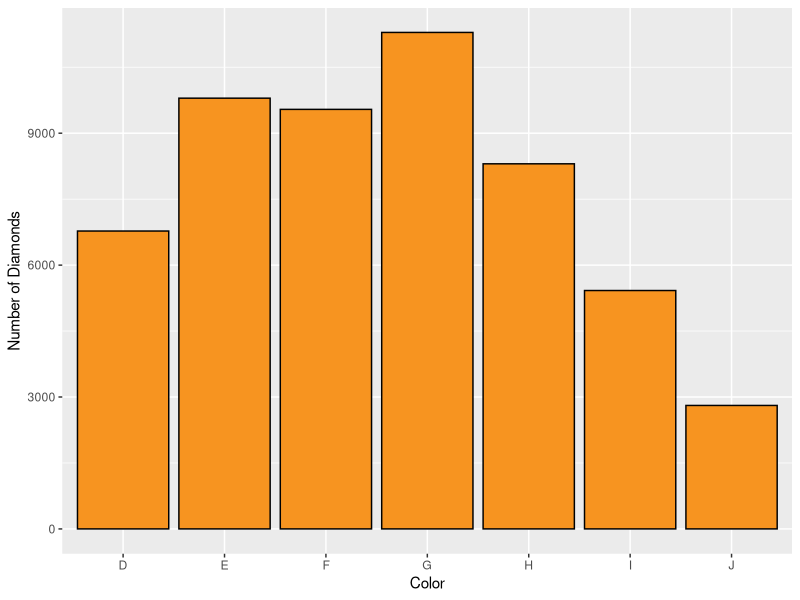
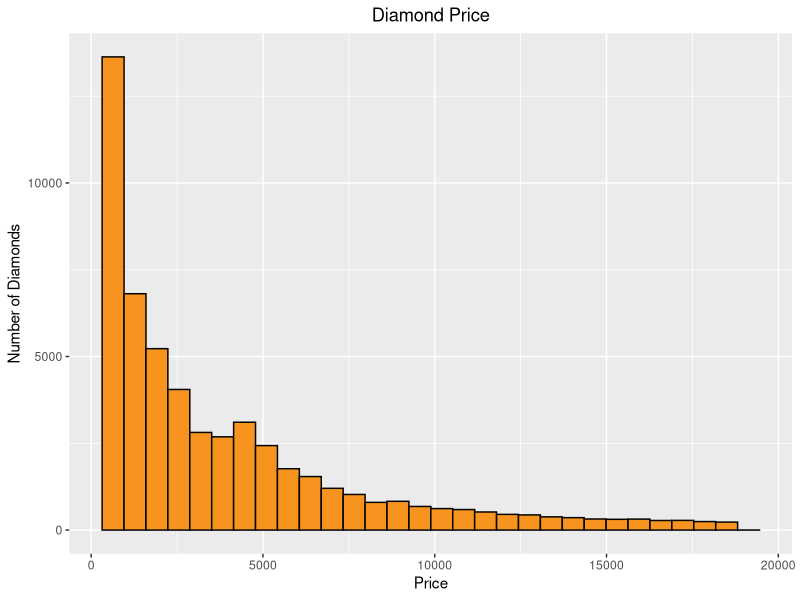
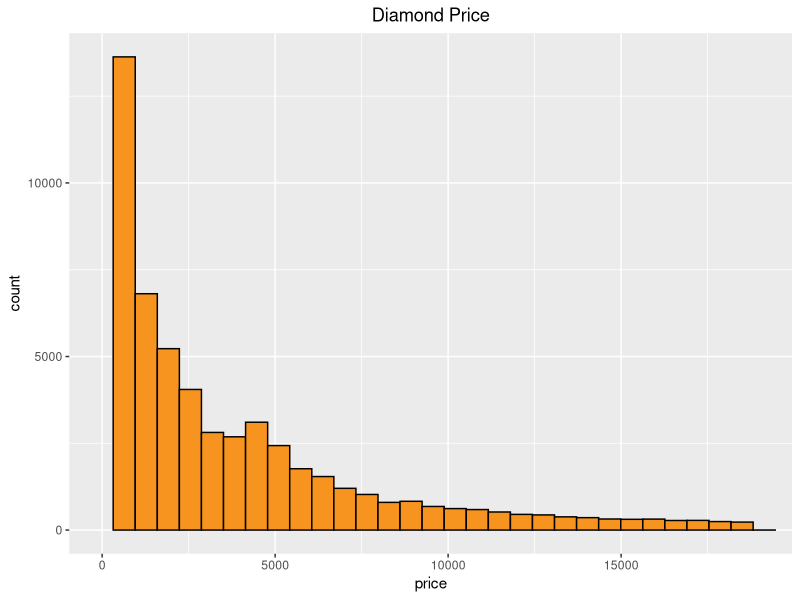
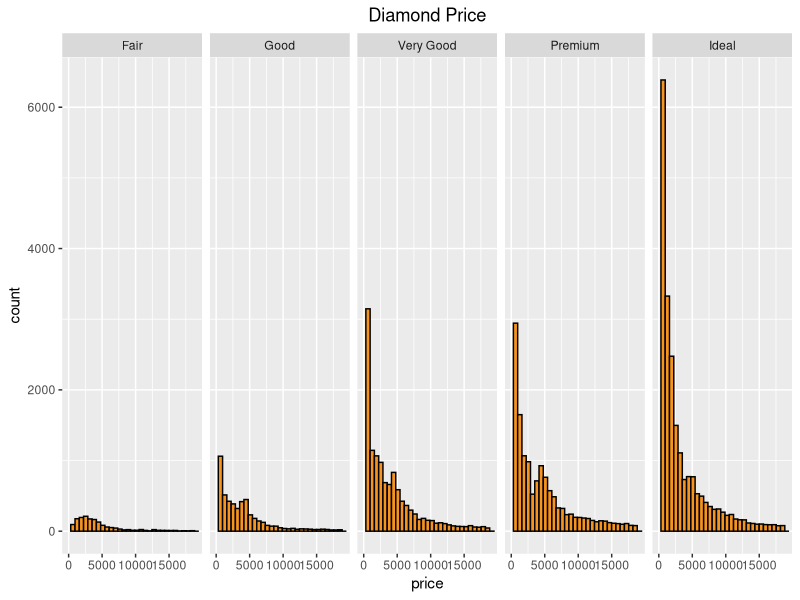
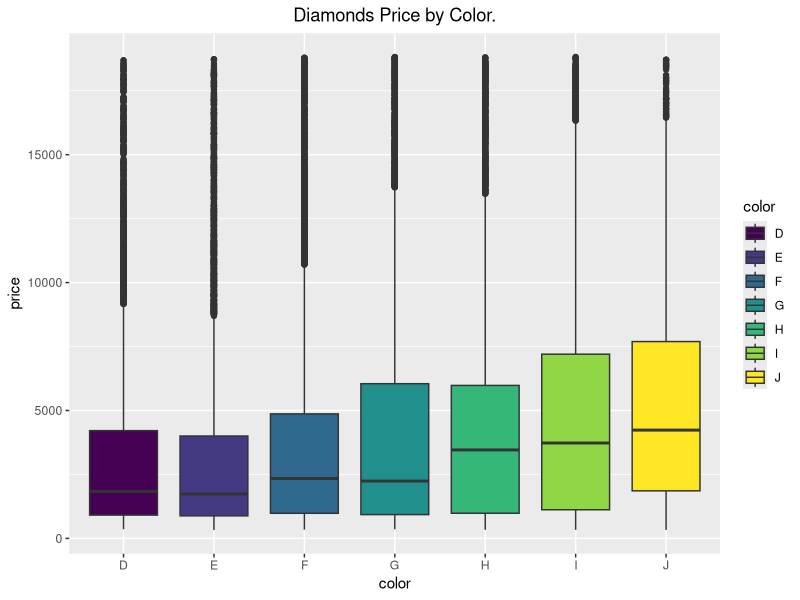
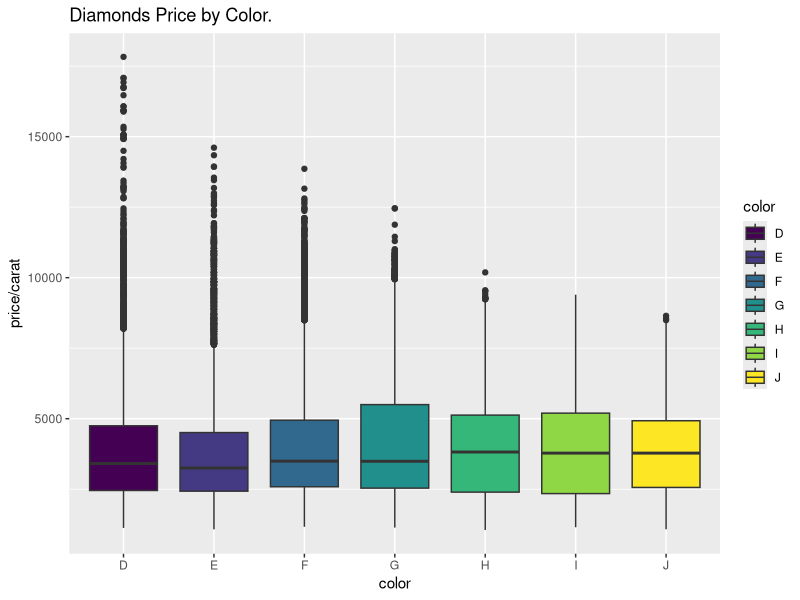
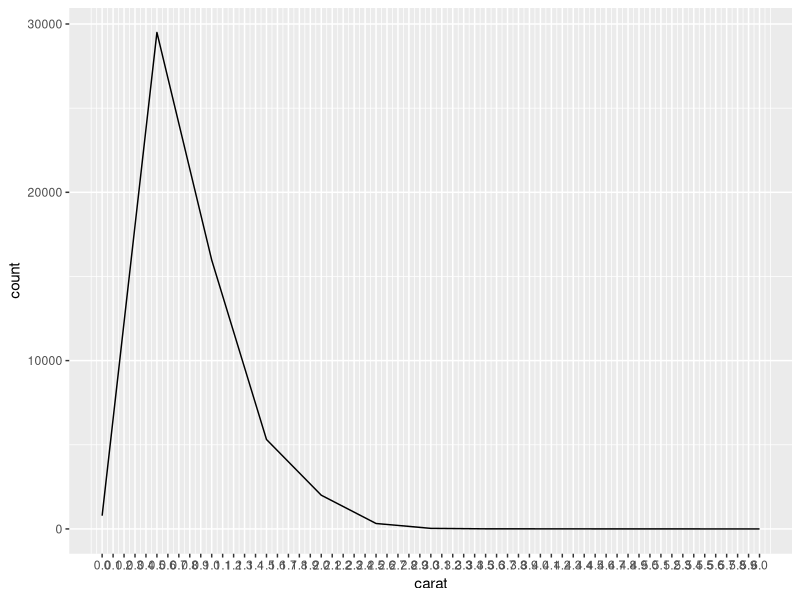

Source code (R) for these figures, in order:
## ---- chunk 1

library(ggplot2)
data(diamonds)
names(diamonds)
## ---- chunk 2
summary(diamonds)
## ---- chunk 3
qplot(data = diamonds, x = color, color = I('black'), fill = I('#F79420'),
      xlab = 'Color', ylab = 'Number of Diamonds')
## ---- chunk 4
qplot(data = diamonds, x = price, color = I('black'), fill = I('#F79420'), 
      xlab = 'Price', ylab = 'Number of Diamonds')  +
  ggtitle('Diamond Price') + 
  theme(plot.title = element_text(hjust = 0.5))
## ---- chunk 5
summary(diamonds$price)
## ---- chunk 6
nrow(subset(diamonds, price < 500))
## ---- chunk 7
nrow(subset(diamonds, price < 250))
## ---- chunk 8
nrow(subset(diamonds, price <= 15000))
## ---- chunk 9
 ggplot(diamonds) +
  geom_histogram( aes(x = price), color = I('black'), fill = I('#F79420'), 
      xlab = 'Price', ylab = 'Number of Diamonds')  +
  ggtitle('Diamond Price') + 
  theme(plot.title = element_text(hjust = 0.5)) +
  coord_cartesian(xlim = c(0,19000))
## ---- chunk 10
 ggplot(diamonds) +
  geom_histogram( aes(x = price), color = I('black'), fill = I('#F79420'), 
      xlab = 'Price', ylab = 'Number of Diamonds')  +
  ggtitle('Diamond Price') + 
  theme(plot.title = element_text(hjust = 0.5)) +
  coord_cartesian(xlim = c(0,19000)) +
  facet_grid(. ~ cut)
## ---- chunk 11
ggplot(diamonds) +
  geom_boxplot(aes(x = color,  y = price, fill = color)) +
   ggtitle("Diamonds Price by Color.") +
   theme(plot.title = element_text(hjust = 0.5))
## ---- chunk 12
summary(diamonds$price[diamonds$color == 'D'])
summary(diamonds$price[diamonds$color == 'J'])
IQR(diamonds$price[diamonds$color == "D"])
IQR(diamonds$price[diamonds$color == "J"])
## ---- chunk 13
ggplot(diamonds) + 
  geom_boxplot(aes(x = color,  y = price/carat, fill = color)) +
   ggtitle("Diamonds Price by Color.")

## ---- chunk 14

ggplot(diamonds) + geom_freqpoly(aes(x = carat), binwidth = 0.5) +
scale_x_continuous(limits = c(0,6), breaks = seq(0,6,0.1))
